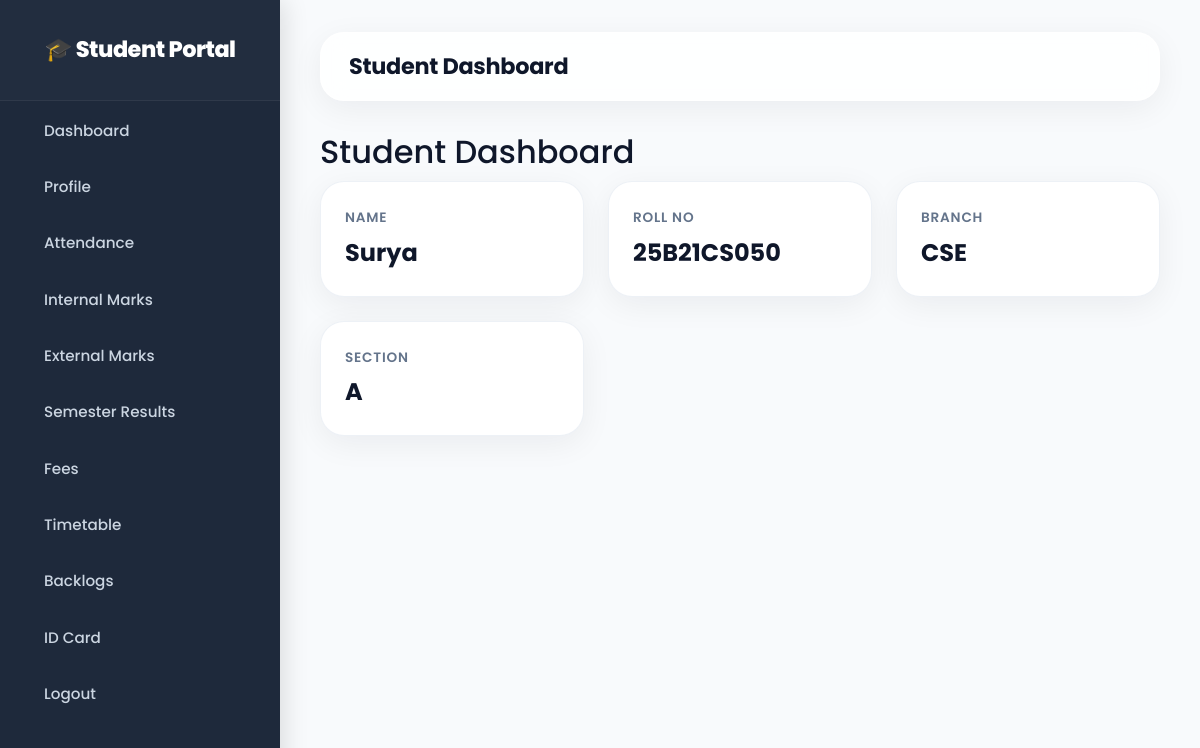
/dashboard (signed in), run on the app's committed database.
### tables this page shows
CREATE TABLE "students" (
"RollNo" TEXT,
  "Name" TEXT,
  "Branch" TEXT,
  "Section" TEXT,
  "Mobile" INTEGER,
  "Email" TEXT
);

### app.py (the view)
@app.route("/dashboard")
def dashboard():
    if not check_login():
        return redirect("/login")
    rollno = session["rollno"]
    profile_data = get_student_records("students", rollno)
    if not profile_data:
        return redirect("/logout")
    profile = profile_data[0]
    return render_template(
        "dashboard.html",
        profile=profile
    )

### app.py (called while the page is built)
def get_db_connection():
    conn = sqlite3.connect(DB_FILE)
    conn.row_factory = sqlite3.Row
    return conn

def check_login():
    return "rollno" in session

def get_student_records(table_name, rollno):
    conn = get_db_connection()
    cur = conn.cursor()
    cur.execute(f"SELECT * FROM {table_name} WHERE RollNo = ?", (rollno,))
    rows = cur.fetchall()
    conn.close()
    return [dict(row) for row in rows]

### templates/dashboard.html (shortened to what this page needs)
{% extends 'base.html' %}
{% block content %}
<h2>Student Dashboard</h2>
<div class="dashboard-cards">
  <div class="info-card">
    <h4>Name</h4>
    <p>{{ profile.Name }}</p>
  </div>
  <div class="info-card">
    <h4>Roll No</h4>
    <p>{{ profile.RollNo }}</p>
  </div>
  <div class="info-card">
    <h4>Branch</h4>
    <p>{{ profile.Branch }}</p>
  </div>
  <div class="info-card">
    <h4>Section</h4>
    <p>{{ profile.Section }}</p>
  </div>
</div>
{% endblock %}

### templates/base.html (style rules this page uses)
* { font-family: 'Poppins', 'Segoe UI', system-ui, -apple-system, sans-serif; margin: 0; padding: 0; box-sizing: border-box; }
body { background: #f8fafc; color: #0f172a; transition: background 0.3s ease; line-height: 1.6; }

### templates/dashboard.html (style rules this page uses)
.dashboard-cards { display: grid; grid-template-columns: repeat(auto-fit, minmax(240px, 1fr)); gap: 24px; margin-top: 10px; }
.info-card { background: #ffffff; padding: 28px 24px; border-radius: 24px; box-shadow: 0 8px 32px rgba(15, 23, 42, 0.06); border: 1px solid rgba(226, 232, 240, 0.6); transition: all 0.35s cubic-bezier(0.4, 0, 0.2, 1); position: relative; overflow: hidden; text-align: left; }
.info-card::before { content: ''; position: absolute; top: 0; left: 0; width: 100%; height: 4px; background: linear-gradient(90deg, #2563eb, #60a5fa); opacity: 0; transition: opacity 0.3s ease; }
.info-card h4 { font-size: 0.85rem; font-weight: 600; text-transform: uppercase; letter-spacing: 0.8px; color: #64748b; margin-bottom: 10px; }
.info-card p { font-size: 1.5rem; font-weight: 700; color: #0f172a; margin: 0; line-height: 1.3; word-break: break-word; }
.dashboard-cards * { box-sizing: border-box; }

### data on the page
students: Name "Surya", RollNo "25B21CS050", Branch "CSE", Section "A"
